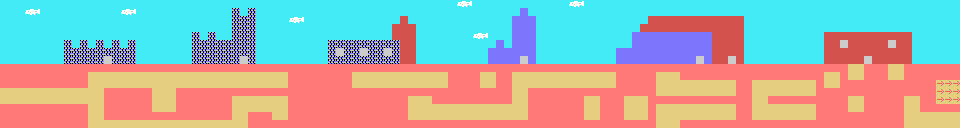

A 2D game scene composited from a Tiled map and its tileset images. What follows is a short description and the map's XML, with every tile layer's data as written:
An orthogonal 120x16 tile map with 8x8 px tiles, 1 tile layer (Capa de patrones 1).

<map version="1.2" tiledversion="2019.12.11" orientation="orthogonal" renderorder="right-down" compressionlevel="0" width="120" height="16" tilewidth="8" tileheight="8" infinite="0" nextlayerid="2" nextobjectid="1">
 <tileset firstgid="1" source="tileset.tsx" />
 <layer id="1" name="Capa de patrones 1" width="120" height="16">
  <data encoding="csv">
35,35,35,35,35,35,35,35,35,35,35,35,35,35,35,35,35,35,35,35,35,35,35,35,35,35,35,35,35,35,35,35,35,35,35,35,35,35,35,35,35,35,35,35,35,35,35,35,35,35,35,35,35,35,35,35,35,28,29,35,35,35,35,35,35,35,35,35,35,35,35,28,29,35,35,35,35,35,35,35,35,35,35,35,35,35,35,35,35,35,35,35,35,35,35,35,35,35,35,35,35,35,35,35,35,35,35,35,35,35,35,35,35,35,35,35,35,35,35,35,
35,35,35,28,29,35,35,35,35,35,35,35,35,35,35,28,29,35,35,35,35,35,35,35,35,35,35,35,35,40,35,40,35,35,35,35,35,35,35,35,35,35,35,35,35,35,35,35,35,35,35,35,35,35,35,35,35,35,35,35,35,35,35,35,35,34,35,35,35,35,35,35,35,35,35,35,35,35,35,35,35,35,35,35,35,35,35,35,35,35,35,35,35,35,35,35,35,35,35,35,35,35,35,35,35,35,35,35,35,35,35,35,35,35,35,35,35,35,35,35,
35,35,35,35,35,35,35,35,35,35,35,35,35,35,35,35,35,35,35,35,35,35,35,35,35,35,35,35,35,40,40,40,35,35,35,35,28,29,35,35,35,35,35,35,35,35,35,35,35,35,36,35,35,35,35,35,35,35,35,35,35,35,35,35,34,34,34,35,35,35,35,35,35,35,35,35,35,35,35,35,35,36,36,36,36,36,36,36,36,36,36,36,36,35,35,35,35,35,35,35,35,35,35,35,35,35,35,35,35,35,35,35,35,35,35,35,35,35,35,35,
35,35,35,35,35,35,35,35,35,35,35,35,35,35,35,35,35,35,35,35,35,35,35,35,35,35,35,35,35,40,40,40,35,35,35,35,35,35,35,35,35,35,35,35,35,35,35,35,35,36,36,36,35,35,35,35,35,35,35,35,35,35,35,35,34,34,34,35,35,35,35,35,35,35,35,35,35,35,35,35,36,36,36,36,36,36,36,36,36,36,36,36,36,35,35,35,35,35,35,35,35,35,35,35,35,35,35,35,35,35,35,35,35,35,35,35,35,35,35,35,
35,35,35,35,35,35,35,35,35,35,35,35,35,35,35,35,35,35,35,35,35,35,35,35,40,35,40,35,35,40,40,40,35,35,35,35,35,35,35,35,35,35,35,35,35,35,35,35,35,36,36,36,35,35,35,35,35,35,35,28,29,35,35,35,34,34,34,35,35,35,35,35,35,35,35,35,35,35,35,34,34,34,34,34,34,34,34,34,34,36,36,36,36,35,35,35,35,35,35,35,35,35,35,36,36,36,36,36,36,36,36,36,36,36,35,35,35,35,35,35,
35,35,35,35,35,35,35,35,40,35,40,35,40,35,40,35,40,35,35,35,35,35,35,35,40,40,40,40,40,40,40,40,35,35,35,35,35,35,35,35,35,40,40,40,40,40,40,40,40,40,36,36,35,35,35,35,35,35,35,35,35,35,34,35,34,34,34,35,35,35,35,35,35,35,35,35,35,35,35,34,34,34,34,34,34,34,34,34,34,36,36,36,36,35,35,35,35,35,35,35,35,35,35,36,36,67,36,36,36,36,36,67,36,36,35,35,35,35,35,35,
35,35,35,35,35,35,35,35,40,40,40,40,40,40,40,40,40,35,35,35,35,35,35,35,40,40,40,40,40,40,40,40,35,35,35,35,35,35,35,35,35,40,67,40,40,67,40,40,67,40,36,36,35,35,35,35,35,35,35,35,35,34,34,34,34,34,34,35,35,35,35,35,35,35,35,35,35,34,34,34,34,34,34,34,34,34,34,34,34,36,36,36,36,35,35,35,35,35,35,35,35,35,35,36,36,36,36,36,36,36,36,36,36,36,35,35,35,35,35,35,
35,35,35,35,35,35,35,35,40,40,40,40,40,67,40,40,40,35,35,35,35,35,35,35,40,40,40,40,40,40,67,40,35,35,35,35,35,35,35,35,35,40,40,40,40,40,40,40,40,40,36,36,35,35,35,35,35,35,35,35,35,34,34,34,34,67,34,35,35,35,35,35,35,35,35,35,35,34,34,34,34,34,34,34,34,34,34,67,34,36,36,67,36,35,35,35,35,35,35,35,35,35,35,36,36,36,36,36,67,36,36,36,36,36,35,35,35,35,35,35,
33,33,33,33,33,33,33,33,33,33,33,33,33,33,33,33,33,33,33,33,33,33,33,33,33,33,33,33,33,33,33,33,33,33,33,33,33,33,33,33,33,33,33,33,33,33,33,33,33,33,33,33,33,33,33,33,33,33,33,33,33,33,33,33,33,33,33,33,33,33,33,33,33,33,33,33,33,33,33,33,33,33,33,33,33,33,33,33,33,33,33,33,33,33,33,33,33,33,33,33,33,33,33,33,33,33,65,65,33,33,33,65,65,33,33,33,33,33,33,33,
33,33,33,33,33,33,33,33,33,33,33,65,65,65,65,65,65,65,65,65,65,65,65,65,65,65,65,65,65,65,65,65,65,65,65,65,33,33,33,33,33,33,33,33,65,65,65,65,65,65,65,65,65,65,65,65,33,33,33,33,65,65,33,33,65,65,65,65,65,65,65,65,65,65,65,65,65,33,33,33,33,33,65,65,65,33,33,33,33,33,33,33,33,33,33,33,33,33,33,33,33,33,33,65,65,33,65,65,33,33,33,65,65,33,33,33,33,33,33,33,
33,33,33,33,33,33,33,33,33,33,33,65,65,65,65,65,65,65,65,65,65,65,65,65,65,65,65,65,65,65,65,65,65,65,65,65,33,33,33,33,33,33,33,33,65,65,65,65,65,65,65,65,65,65,65,65,33,33,33,33,65,65,33,33,65,65,65,65,65,65,65,65,65,65,65,65,65,33,33,33,33,33,65,65,65,65,65,65,65,65,65,65,33,33,65,65,65,65,65,65,65,65,33,65,65,33,33,33,33,33,33,33,33,33,33,33,33,42,42,42,
65,65,65,65,65,65,65,65,65,65,65,65,65,33,33,33,33,33,33,65,65,65,33,33,33,33,33,33,33,33,33,33,33,33,33,33,33,33,33,33,33,33,33,33,33,33,33,33,33,33,33,33,33,33,33,33,33,33,33,33,33,33,33,33,65,65,33,33,33,33,33,33,33,33,33,33,33,33,33,33,33,33,65,65,65,65,65,65,65,65,65,65,33,33,65,65,65,65,65,65,65,65,33,33,33,33,33,33,33,33,33,33,33,33,33,33,33,42,42,42,
65,65,65,65,65,65,65,65,65,65,65,65,65,33,33,33,33,33,33,65,65,65,33,33,33,33,33,33,33,65,65,65,65,65,65,65,33,33,33,33,33,33,33,33,33,33,33,33,33,33,33,65,65,65,33,33,33,33,33,33,33,33,33,33,65,65,33,33,33,33,33,33,33,65,65,33,33,33,65,65,65,33,33,33,33,33,33,33,33,33,33,33,33,33,65,65,33,33,33,33,33,33,33,33,33,33,65,65,33,33,33,33,33,65,65,33,33,42,42,42,
33,33,33,33,33,33,33,33,33,33,33,65,65,33,33,33,33,33,33,65,65,65,33,33,33,33,33,33,33,65,65,65,65,65,65,65,33,33,33,33,33,33,33,33,33,33,33,33,33,33,33,65,65,65,65,65,65,65,65,65,65,65,65,65,65,65,33,33,33,33,33,33,33,65,65,33,33,33,65,65,65,33,65,65,65,65,65,65,65,65,65,65,33,33,65,65,65,65,65,65,65,65,33,33,33,33,65,65,33,33,33,33,33,65,65,33,33,33,33,33,
33,33,33,33,33,33,33,33,33,33,33,65,65,33,33,33,33,33,33,33,33,33,33,33,33,33,33,33,33,65,65,33,33,33,65,65,33,33,33,33,33,33,33,33,33,33,33,33,33,33,33,65,65,65,65,65,65,65,65,65,65,65,65,65,65,65,33,33,33,33,33,33,33,65,65,33,33,33,65,65,65,33,65,65,65,65,65,65,65,65,65,65,33,33,65,65,65,65,65,65,65,65,33,33,33,33,33,33,33,33,33,33,33,65,65,65,65,65,65,65,
33,33,33,33,33,33,33,33,33,33,33,65,65,65,65,65,65,65,65,65,65,65,65,65,65,65,65,65,65,65,65,33,33,33,33,33,33,33,33,33,33,33,33,33,33,33,33,33,33,33,33,33,33,33,33,33,33,33,33,33,33,33,33,33,33,33,33,33,33,33,33,33,33,33,33,33,33,33,33,33,33,33,65,65,65,33,33,33,33,33,33,33,33,33,33,33,33,33,33,33,33,33,33,33,33,33,33,33,33,33,33,33,33,65,65,65,65,65,65,65
</data>
 </layer>
</map>
